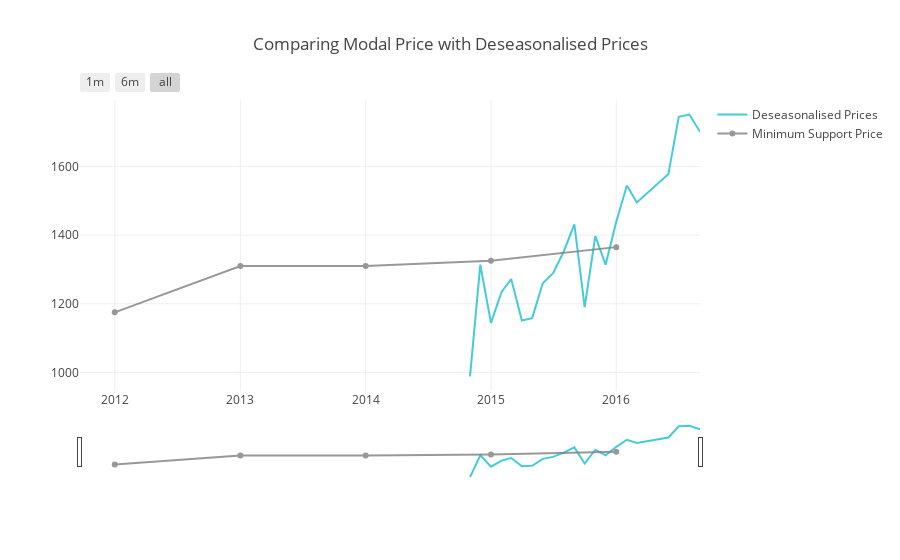

Here is the notebook cell this chart was saved with:
### Code cell
plot_msp_price()

### Figure 1 — Plotly figure (JSON) as saved in the notebook; plotly's stock layout.template omitted (floating-point values rounded to 4 significant figures)
{"data": [{"line": {"color": "#17BECF"}, "name": "Deseasonalised Prices", "opacity": 0.8, "type": "scatter", "uid": "55e0d1e7-4544-40f6-99c7-73be2eb13799", "x": ["2014-11-01", "2014-12-01", "2014-12-01", "2015-01-01", "2015-02-01", "2015-03-01", "2015-04-01", "2015-05-01", "2015-06-01", "2015-07-01", "2015-08-01", "2015-09-01", "2015-10-01", "2015-11-01", "2015-12-01", "2015-12-01", "2016-01-01", "2016-02-01", "2016-03-01", "2016-06-01", "2016-07-01", "2016-08-01", "2016-09-01"], "y": [988.3, 1314.0, 1314.0, 1144.0, 1235.0, 1272.0, 1151.0, 1158.0, 1260.0, 1289.0, 1352.0, 1431.0, 1190.0, 1397.0, 1314.0, 1314.0, 1439.0, 1545.0, 1495.0, 1578.0, 1745.0, 1751.0, 1701.0]}, {"line": {"color": "#7F7F7F"}, "name": "Minimum Support Price", "opacity": 0.8, "type": "scatter", "uid": "2fba9a0e-d3f4-4c2d-bc4f-d8f437cd46a0", "x": [2012, 2013, 2014, 2015, 2016], "y": [1175, 1310, 1310, 1325, 1365]}], "layout": {"title": "Comparing Modal Price with Deseasonalised Prices", "xaxis": {"rangeselector": {"buttons": [{"count": 1, "label": "1m", "step": "month", "stepmode": "backward"}, {"count": 6, "label": "6m", "step": "month", "stepmode": "backward"}, {"step": "all"}]}, "rangeslider": {"visible": true}, "type": "date"}}}
